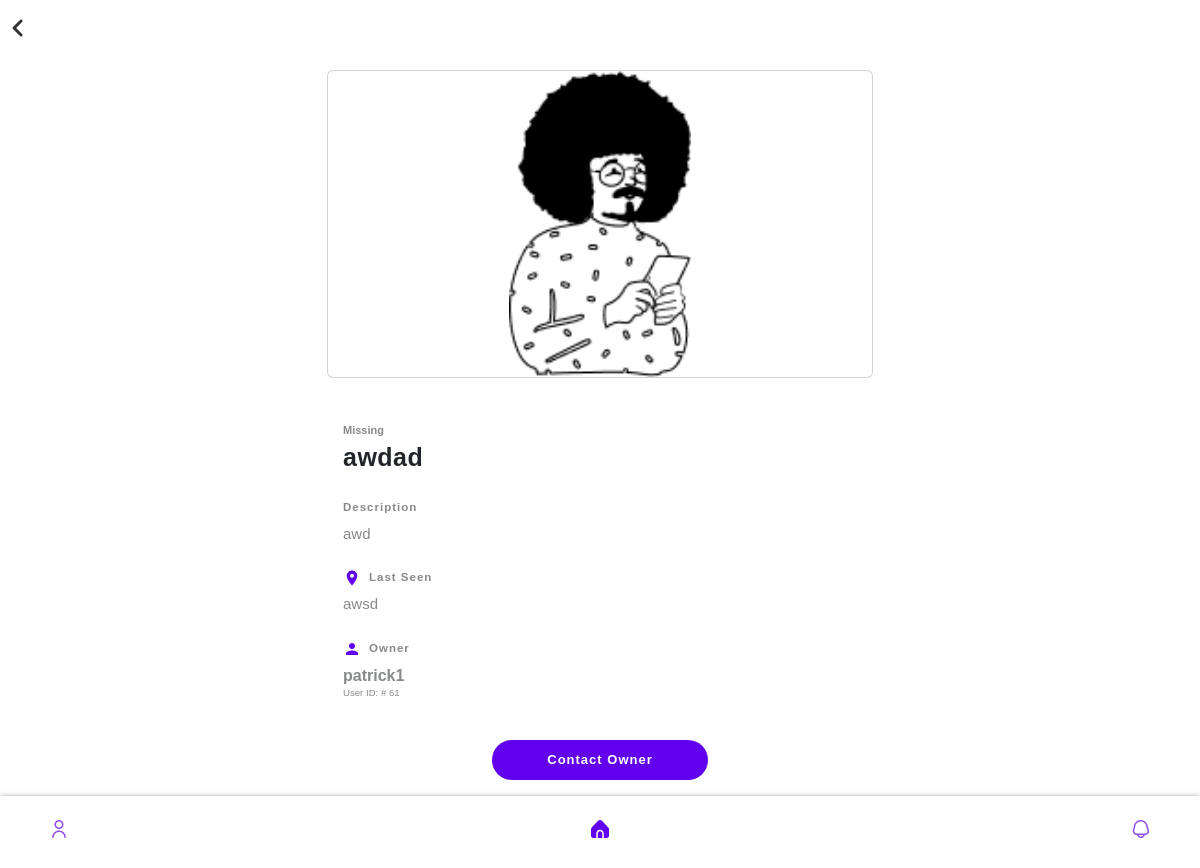
The page /view-missing.php?item_id=150 (signed in) on the database its author committed.
### tables this page shows
CREATE TABLE `reported_missing` (
  `item_id` int(11) NOT NULL,
  `user_id` int(11) NOT NULL,
  `user_name` varchar(100) NOT NULL,
  `item_name` varchar(255) NOT NULL,
  `item_image` varchar(255) NOT NULL,
  `item_description` text NOT NULL,
  `last_seen` varchar(255) NOT NULL,
  `posted_date` timestamp NOT NULL DEFAULT current_timestamp(),
  `qrcode_image` varchar(255) NOT NULL
);

### view-missing.php (the view, shortened to what this page needs)
<?php
include 'config.php';
if (isset($_GET['item_id']) && filter_var($_GET['item_id'], FILTER_VALIDATE_INT)) {
  $itemId = $_GET['item_id'];
  $itemSql = "SELECT * FROM reported_missing WHERE item_id='$itemId'";
  $itemResult = mysqli_query($conn, $itemSql);
  if ($itemResult && mysqli_num_rows($itemResult) == 1) {
    $item = mysqli_fetch_assoc($itemResult);
  } else {
    header("Location: user-page.php");
    exit();
  }
} else {
  header("Location: user-page.php");
  exit();
}
?>
<!DOCTYPE html>
<html lang="en">
<head>
  <link href="https://cdn.jsdelivr.net/npm/bootstrap@5.3.0-alpha1/dist/css/bootstrap.min.css" rel="stylesheet">
  <link href="https://cdnjs.cloudflare.com/ajax/libs/font-awesome/5.15.4/css/all.min.css" rel="stylesheet">
  <link rel="stylesheet" href="https://cdnjs.cloudflare.com/ajax/libs/izimodal/1.6.0/css/iziModal.min.css">
</head>
<body>
  <a href="main-page.php"><img src="back.png" alt="" id="back-icon"></a>
  <div class="container">
    <div class="row justify-content-md-center">
      <div class="col-md-6 item-box">
        <div class="card mb-1 mt-4">
          <div id="imageCarousel" class="carousel slide" data-bs-ride="carousel">
            <div class="carousel-inner">
              <?php
              $images = explode(',', $item['item_image']);
              $active = 'active';
              foreach ($images as $image) {
                echo '<div class="carousel-item ' . $active . '">';
                echo '<div class="image-wrapper">';
                echo '<img src="' . $image . '" class="card-img-top" alt="Item Image">';
                echo '</div>';
                echo '</div>';
                $active = '';
              }
              ?>
            </div>
          </div>
        </div>
        <div class="card mb-4 item-detail-card">
          <div class="card-body">
            <p class="item-status">Missing</p>
            <h5 class="card-title"><?php echo $item['item_name']; ?></h5>
            <p class="item-description-title">Description</p>
            <p class="card-text item-description-text"><?php echo $item['item_description']; ?></p>
            <p class="last-seen-title"><img src="location_on.png" alt="" class="location-icon"></i>Last Seen</p>
            <p class="card-text last-seen-text"></i><?php echo $item['last_seen']; ?></p>
            <p class="user-title"><img src="person.png" alt="" class="person-icon">Owner</p>
            <p class="card-text owner-name"><?php echo $item['user_name'];; ?></p>
            <p class="card-text owner-id"><small>User ID: # <?php echo $item["user_id"]; ?></small></p>
          </div>
          <div class="report-btn-container text-center">
            <button class="report-missing-btn" id="reportMissingBtn">Contact Owner</button>
          </div>
        </div>
      </div>
    </div>
  </div>
  <div class="navbar">
    <a href="user-page.php" onclick="changeImage('user')"><img src="fi-rr-user.png" alt="" class="left-icon" id="user-icon"></a>
    <a href="main-page.php" class="active" onclick="changeImage('home')"><img src="fi-sr-home.png" alt="" class="middle-icon" id="home-icon"></a>
    <a href="home.php" onclick="changeImage('bell')"><img src="fi-rr-bell.png" alt="" class="right-icon" id="bell-icon"></a>
  </div>
</body>
</html>

### view-missing.php (style rules this page uses)
body { font-family: "Poppins", sans-serif; }
html { scrollbar-width: none; }
.navbar { position: fixed; bottom: 0; left: 0; width: 100%; background-color: #fff; color: #fff; padding: 20px 0; text-align: center; box-shadow: 0 2px 6px rgba(0, 0, 0, 0.7); }
.navbar a { color: #fff; text-decoration: none; margin: 0 10px; margin-bottom: 0.5rem; }
.left-icon { margin-left: 2.5rem; }
.right-icon { margin-right: 2.5rem; }
p { font-family: "Poppins", sans-serif; font-weight: 100; font-style: normal; color: #e1def9; }
@media (min-width: 768px) { p { margin-top: 1.5rem; } }
#back-icon { margin-top: 10px; }
.image-wrapper { position: relative; width: 100%; height: 0; padding-top: 56.25%; overflow: hidden; }
.image-wrapper img { position: absolute; top: 0; left: 0; width: 100%; height: 100%; object-fit: contain; object-position: center; }
.card-title { font-size: 25px; font-weight: bold; margin-top: -0.8rem; margin-bottom: 1.7rem; letter-spacing: 0.5px; }
.item-detail-card { border: none; }
.item-status { color: #33363896; font-size: 11px; font-weight: bold; }
.item-description-title { color: #33363896; font-size: 11.5px; letter-spacing: 1px; font-weight: bold; }
.item-description-text { color: #33363896; font-size: 15px; margin-top: -0.6rem; margin-bottom: 1.5rem; }
.last-seen-title { color: #33363896; font-size: 11.5px; letter-spacing: 1px; font-weight: bold; }
.location-icon { color: #6200EE; margin-right: 0.5rem; font-weight: 900; }
.last-seen-text { color: #33363896; font-size: 15px; margin-top: -0.6rem; margin-bottom: 1.5rem; }
.user-title { color: #33363896; font-size: 11.5px; letter-spacing: 1px; font-weight: bold; }
.person-icon { color: #6200EE; margin-right: 0.5rem; font-weight: 900; }
button { font-family: "Poppins", sans-serif; padding: 10px 55px 10px 55px; font-size: 13px; font-weight: bold; background-color: #6200EE; letter-spacing: 1px; color: #fff; border: none; cursor: pointer; border-radius: 25px 25px; transition: 200ms ease-in-out; margin-top: 1.5rem; }
.owner-name { color: #33363896; font-weight: bold; margin-top: -0.6rem; margin-bottom: -0.2rem; }
.item-box { overflow-y: auto; max-height: calc(100vh - 110px); }
.owner-id { color: #33363896; font-size: 11px; margin-top: -0.3rem; }

### rows shown on the page
reported_missing: item_image (picture), item_name "awdad", item_description "awd", last_seen "awsd", user_name "patrick1", user "61"
